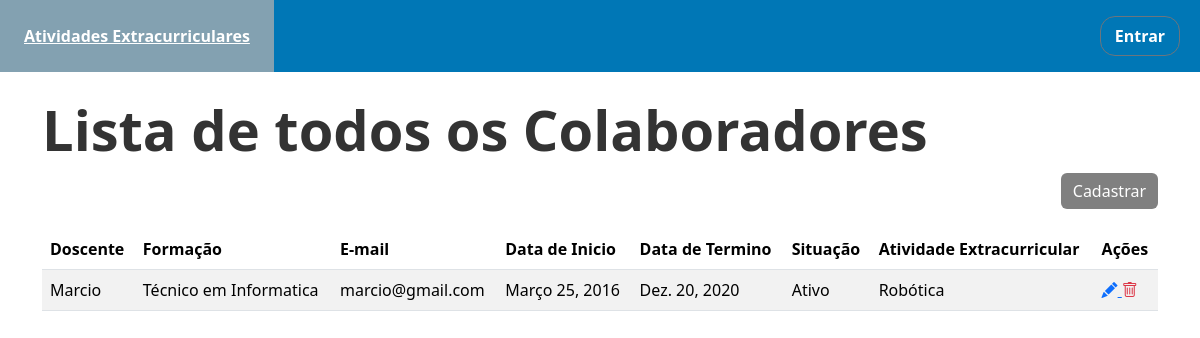
/colaboradores/, run on an earlier commit of the app's database.
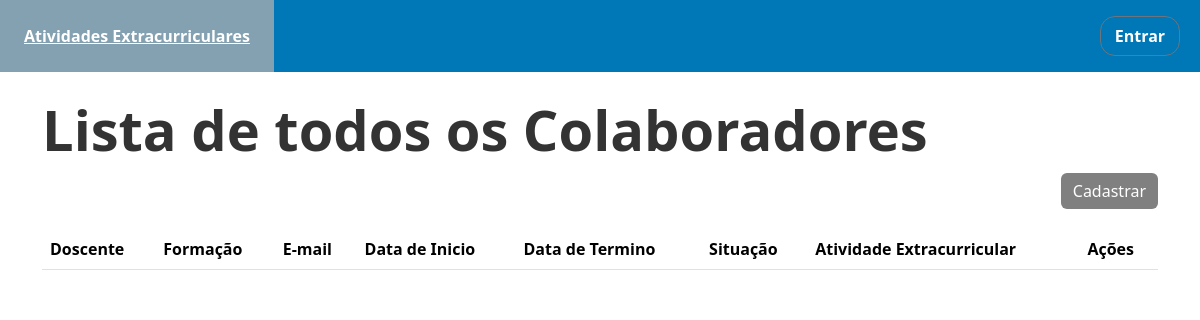
And on a later commit of the database.
### site_pfi/models.py (models this page shows)
class Colaboradores(models.Model):
    data_inicio = models.DateField()
    data_final = models.DateField(blank=True, null=True)
    situacao = models.CharField(max_length=50)#Talvez usar o booleanfield
    fk_atividade_extracurricular = models.ForeignKey('AtividadeExtracurricular', on_delete=models.DO_NOTHING)
    fk_docente = models.ForeignKey('Docente', on_delete=models.CASCADE)

class Docente(models.Model):
    user = models.OneToOneField(User, on_delete=models.CASCADE)
    nome = models.CharField(max_length=50)
    formacao = models.CharField(max_length=80)
    def email(self):
        return self.user.email
    def __str__(self):
        return self.nome

class AtividadeExtracurricular(models.Model):
    nome = models.CharField(max_length=50)
    descricao = models.TextField() #Talvez depois definir um numero maximo de caracterres
    tipo = models.CharField(max_length=50)
    situacao = models.CharField(max_length=50)
    data_inicio = models.DateField()
    data_termino = models.DateField(blank=True, null=True)
    docente = models.ForeignKey('Docente', on_delete=models.DO_NOTHING)
    def __str__(self):
        return self.nome

### site_pfi/views.py (the view)
# urls.py: path('colaboradores/', ColaboradoresListView.as_view(), name='colaboradores'),
class ColaboradoresListView(ListView):
    model = Colaboradores
    template_name = 'colaboradores_list.html'
    form_class = ColaboradoresForm
    context_object_name = 'colaboradores'
    extra_context = {'form_titulo': 'Lista de todos os Colaboradores'}

### templates/colaboradores_list.html (shortened to what this page needs)
{% extends 'page.html' %}
{% block conteudo %}
    <div class="content container mt-4">
        <h2 class="section-title">
            {{ form_titulo }}
        </h2>
        <div class="text-end">
            <a class="btn btn-success" href="{% url 'novo_colaborador' %}" style="background-color: gray; border: gray">Cadastrar </a>
        </div>
        <table class="table table-striped" style="margin-top: 20px;">
            <thead class='table'>
            <tr>
                <th>Doscente</th>
                <th>Formação</th>
                <th>E-mail</th>
                <th>Data de Inicio</th>
                <th>Data de Termino</th>
                <th>Situação</th>
                <th>Atividade Extracurricular</th>
                <th>Ações</th>
            </tr>
            </thead>
            <tbody>
            {% for al in colaboradores %}
                <tr>
                    <td>{{ al.fk_docente }}</td>
                    <td>{{ al.fk_docente.formacao }}</td>
                    <td>{{ al.fk_docente.email }}</td>
                    <td>{{ al.data_inicio }}</td>
                    <td>{{ al.data_final }}</td>
                    <td>{{ al.situacao}}</td>
                    <td>{{ al.fk_atividade_extracurricular }}</td>
                    <td>
                        <a href="{% url 'editar_colaborador' al.pk %}">
                            <i class="bi bi-pencil-fill"></i>
                        </a>
                        <a class="text-danger" href="{% url 'remover_colaborador' al.pk %}">
                            <i class="bi bi-trash"></i>
                        </a>
                    </td>
                </tr>
            {% endfor %}
            </tbody>
        </table>
    </div>
{% endblock conteudo %}

What changed in the data, as far as the page shows it:
removed Colaboradores: fk_docente "Marcio", fk_docente.formacao "Técnico em Informatica", fk_docente.email "marcio@gmail.com", data_inicio "Março 25, 2016", data_final "Dez. 20, 2020", situacao "Ativo", fk_atividade_extracurricular "Robótica"
